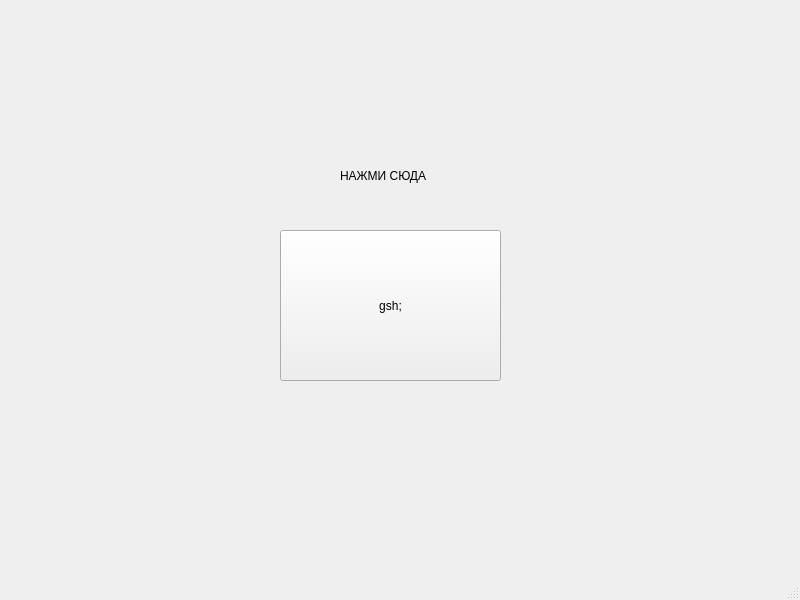
<?xml version="1.0" encoding="UTF-8"?>
<ui version="4.0">
 <class>MainWindow</class>
 <widget class="QMainWindow" name="MainWindow">
  <property name="geometry">
   <rect>
    <x>0</x>
    <y>0</y>
    <width>800</width>
    <height>600</height>
   </rect>
  </property>
  <property name="windowTitle">
   <string>MainWindow</string>
  </property>
  <widget class="QWidget" name="centralwidget">
   <widget class="QPushButton" name="knopka1">
    <property name="geometry">
     <rect>
      <x>280</x>
      <y>230</y>
      <width>221</width>
      <height>151</height>
     </rect>
    </property>
    <property name="text">
     <string>gsh;</string>
    </property>
   </widget>
   <widget class="QLabel" name="label">
    <property name="geometry">
     <rect>
      <x>340</x>
      <y>120</y>
      <width>171</width>
      <height>111</height>
     </rect>
    </property>
    <property name="cursor">
     <cursorShape>UpArrowCursor</cursorShape>
    </property>
    <property name="text">
     <string>НАЖМИ СЮДА</string>
    </property>
   </widget>
  </widget>
  <widget class="QMenuBar" name="menubar">
   <property name="geometry">
    <rect>
     <x>0</x>
     <y>0</y>
     <width>800</width>
     <height>26</height>
    </rect>
   </property>
  </widget>
  <widget class="QStatusBar" name="statusbar"/>
 </widget>
 <resources/>
 <connections/>
</ui>
